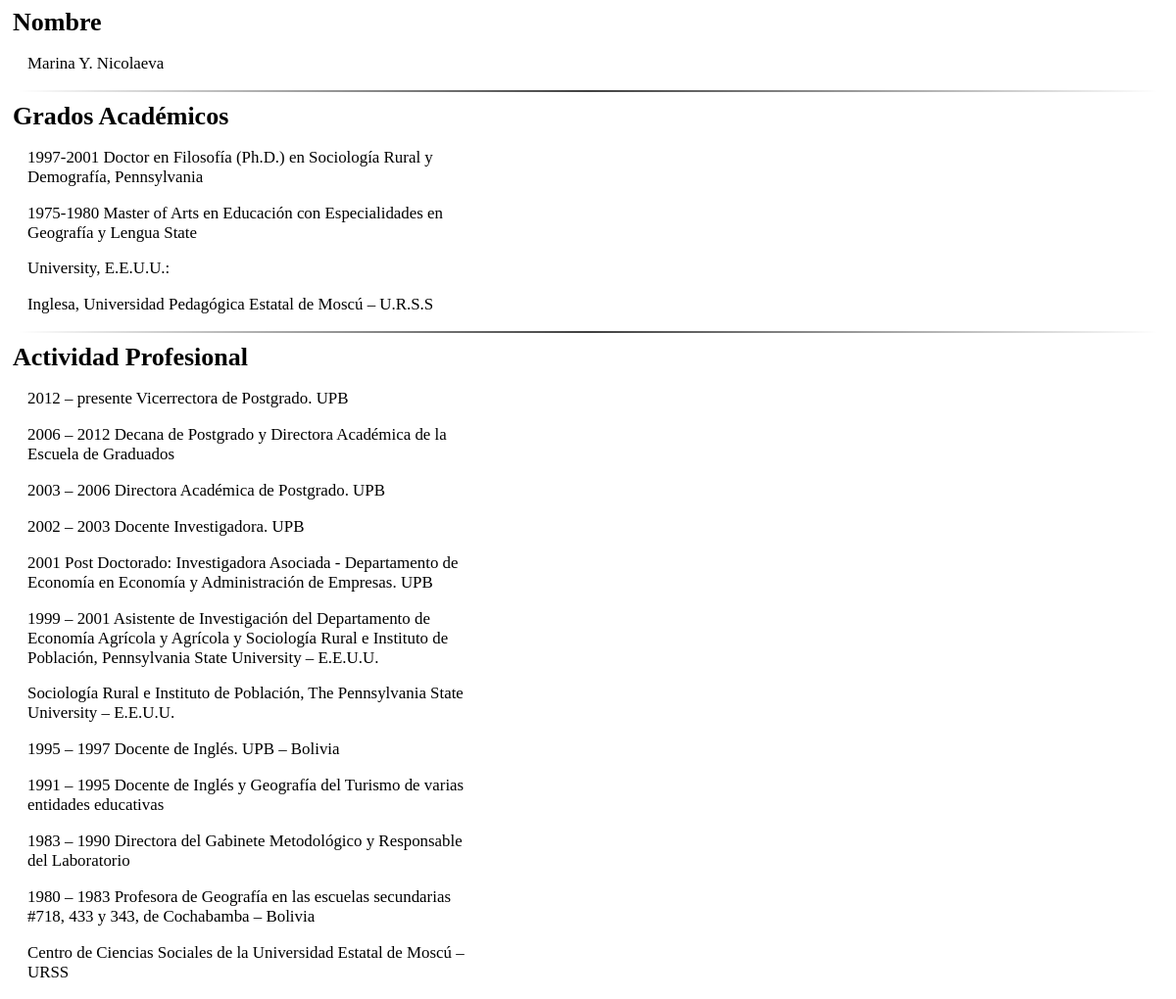
The app's page /curriculum.php?ask=7 with its own data.
### tables this page shows
CREATE TABLE IF NOT EXISTS `upb_plantel` (
  `idupb_plantel` int(11) NOT NULL AUTO_INCREMENT,
  `nombre` text NOT NULL,
  `grados_academicos` text NOT NULL,
  `actividad_profesional` text NOT NULL,
  PRIMARY KEY (`idupb_plantel`)
);

### curriculum.php (the view, shortened to what this page needs)
<?php
	require_once("conexion/conexion.php");
	$id=$_GET['ask'];
?>
<!doctype html>
<html lang="en">
<head>
	<?php if ($id==0){ ?>
		<span id="nt">Datos no Disponibles</span>
	<?php }else {
		$sql="SELECT * FROM upb_plantel WHERE idupb_plantel='$id'";
	    $res=mysql_query($sql, $con);
		while ($reg=mysql_fetch_array($res)) { ?>
	</head>
	<body>
			<span id="nt">Nombre</span>
			<div class="nombre">
				<?php echo utf8_encode($reg['nombre']); ?>
			</div>
			<hr>
			<span id="nt">Grados Acad&eacute;micos</span>
			<div class="grados">
				<?php echo utf8_encode($reg['grados_academicos']); ?>
			</div>
			<hr>
			<span id="nt">Actividad Profesional</span>
			<div class="actividad">
				<?php echo utf8_encode($reg['actividad_profesional']); ?>
			</div>
		<?php }
		} ?>
</body>
</html>

### curriculum.php (style rules this page uses)
#nt { margin: 5px; font-weight: 800; font-size: 2em; }
body { font-family: verdana; font-size: 13px; }
.nombre { width: 450px; font-size: 1.3em; padding-left: 20px; padding-right: 20px; }
.grados { width: 450px; font-size: 1.3em; padding-left: 20px; padding-right: 20px; }
.actividad { width: 450px; font-size: 1.3em; padding-left: 20px; padding-right: 20px; }
hr { border: 0; height: 2px; margin: 10px; background-image: -webkit-linear-gradient(left, rgba(0,0,0,0), rgba(0,0,0,0.75), rgba(0,0,0,0)); background-image: -moz-linear-gradient(left, rgba(0,0,0,0), rgba(0,0,0,0.75), rgba(0,0,0,0)); background-image: -ms-linear-gradient(left, rgba(0,0,0,0), rgba(0,0,0,0.75), rgba(0,0,0,0)); background-image: -o-linear-gradient(left, rgba(0,0,0,0), rgba(0,0,0,0.75), rgba(0,0,0,0)); }

### records on screen
upb_plantel: nombre "Marina Y. Nicolaeva", grados_academicos "1997-2001 Doctor en Filosofía (Ph.D.) en Sociología Rural y Demografía, Pennsylvania 1975-1980 Master of Arts en Educación con Especialidades en Geografía y Lengua State University, E.E.U.U.: Inglesa, Universidad Pedagógica Estatal de Moscú – U.R.S.S", actividad_profesional "2012 – presente Vicerrectora de Postgrado. UPB 2006 – 2012 Decana de Postgrado y Directora Académica de la Escuela de Graduados 2003 – 2006 Directora Académica de Postgrado. UPB 2002 – 2003 Docente Investigadora. UPB 2001 Post Doctorado: Investigadora Asociada - Departamento de Economía en Economía y Administración de Empresas. UPB 1999 – 2001 Asistente de Investigación del Departamento de Economía Agrícola y Agrícola y Sociología Rural e Instituto de Población, Pennsylvania State University – E.E.U.U. Sociología Rural e Instituto de Población, The Pennsylvania State University – E.E.U.U. 1995 – 1997 Docente de Inglés. UPB – Bolivia 1991 – 1995 Docente de Inglés y Geografía del Turismo de…"
